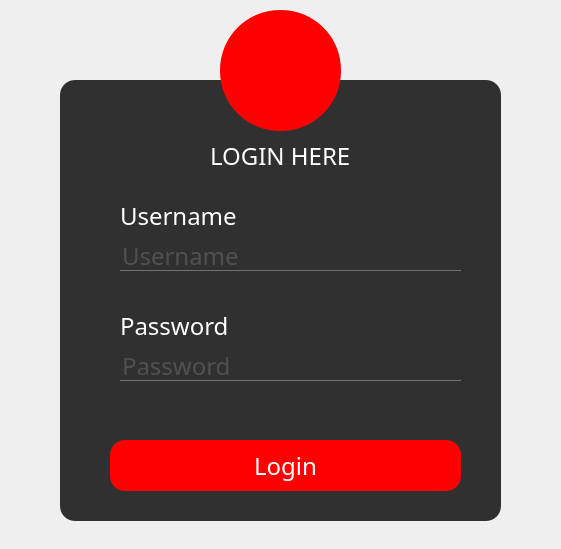
<?xml version="1.0" encoding="UTF-8"?>
<ui version="4.0">
 <class>Login_Form</class>
 <widget class="QWidget" name="Login_Form">
  <property name="geometry">
   <rect>
    <x>0</x>
    <y>0</y>
    <width>561</width>
    <height>549</height>
   </rect>
  </property>
  <property name="windowTitle">
   <string>Form</string>
  </property>
  <property name="styleSheet">
   <string notr="true">*{
font-family:century gothic;
font-size:24px;
}

QFrame
{
background:rgba(0,0,0,0.8);
border-radius:15px;
}
#Login_Form
{
background:url(:/pic/Login_bg.jfif);
}

QPushButton
{
background:red;
border-radius:60px;
}

QToolButton
{
background:red;
border-radius:60px;
}

QLabel
{
color:white;
background:transparent;
}

QPushButton
{
color:white;
border-radius:15px;
}

QPushButton:hover
{
color:#333;
border-radius:15px;
background:#49ebff;
}

QLineEdit
{
background:transparent;
border:none;
color:#717072;
border-bottom:1px solid #717072;
}

#label_login_error
{
color:red;
font-size:12px;
}</string>
  </property>
  <widget class="QFrame" name="frame">
   <property name="geometry">
    <rect>
     <x>60</x>
     <y>80</y>
     <width>441</width>
     <height>441</height>
    </rect>
   </property>
   <property name="frameShape">
    <enum>QFrame::StyledPanel</enum>
   </property>
   <property name="frameShadow">
    <enum>QFrame::Raised</enum>
   </property>
   <widget class="QLabel" name="label">
    <property name="geometry">
     <rect>
      <x>150</x>
      <y>60</y>
      <width>161</width>
      <height>31</height>
     </rect>
    </property>
    <property name="text">
     <string>LOGIN HERE</string>
    </property>
   </widget>
   <widget class="QPushButton" name="pushButton_login">
    <property name="geometry">
     <rect>
      <x>50</x>
      <y>360</y>
      <width>351</width>
      <height>51</height>
     </rect>
    </property>
    <property name="text">
     <string>Login</string>
    </property>
   </widget>
   <widget class="QLineEdit" name="lineEdit_username">
    <property name="geometry">
     <rect>
      <x>60</x>
      <y>160</y>
      <width>341</width>
      <height>31</height>
     </rect>
    </property>
    <property name="text">
     <string/>
    </property>
    <property name="placeholderText">
     <string>Username</string>
    </property>
   </widget>
   <widget class="QLineEdit" name="lineEdit_password">
    <property name="geometry">
     <rect>
      <x>60</x>
      <y>270</y>
      <width>341</width>
      <height>31</height>
     </rect>
    </property>
    <property name="text">
     <string/>
    </property>
    <property name="echoMode">
     <enum>QLineEdit::Password</enum>
    </property>
    <property name="placeholderText">
     <string>Password</string>
    </property>
   </widget>
   <widget class="QLabel" name="label_2">
    <property name="geometry">
     <rect>
      <x>60</x>
      <y>120</y>
      <width>161</width>
      <height>31</height>
     </rect>
    </property>
    <property name="text">
     <string>Username</string>
    </property>
   </widget>
   <widget class="QLabel" name="label_3">
    <property name="geometry">
     <rect>
      <x>60</x>
      <y>230</y>
      <width>161</width>
      <height>31</height>
     </rect>
    </property>
    <property name="text">
     <string>Password</string>
    </property>
   </widget>
   <widget class="QLabel" name="label_login_error">
    <property name="geometry">
     <rect>
      <x>130</x>
      <y>325</y>
      <width>185</width>
      <height>15</height>
     </rect>
    </property>
    <property name="layoutDirection">
     <enum>Qt::LeftToRight</enum>
    </property>
    <property name="text">
     <string/>
    </property>
   </widget>
  </widget>
  <widget class="QToolButton" name="toolButton">
   <property name="geometry">
    <rect>
     <x>220</x>
     <y>10</y>
     <width>121</width>
     <height>121</height>
    </rect>
   </property>
   <property name="text">
    <string/>
   </property>
   <property name="icon">
    <iconset>
     <normaloff>登录.png</normaloff>登录.png</iconset>
   </property>
   <property name="iconSize">
    <size>
     <width>128</width>
     <height>128</height>
    </size>
   </property>
  </widget>
 </widget>
 <resources>
  <include location="../pictures/pic.qrc"/>
 </resources>
 <connections/>
</ui>
